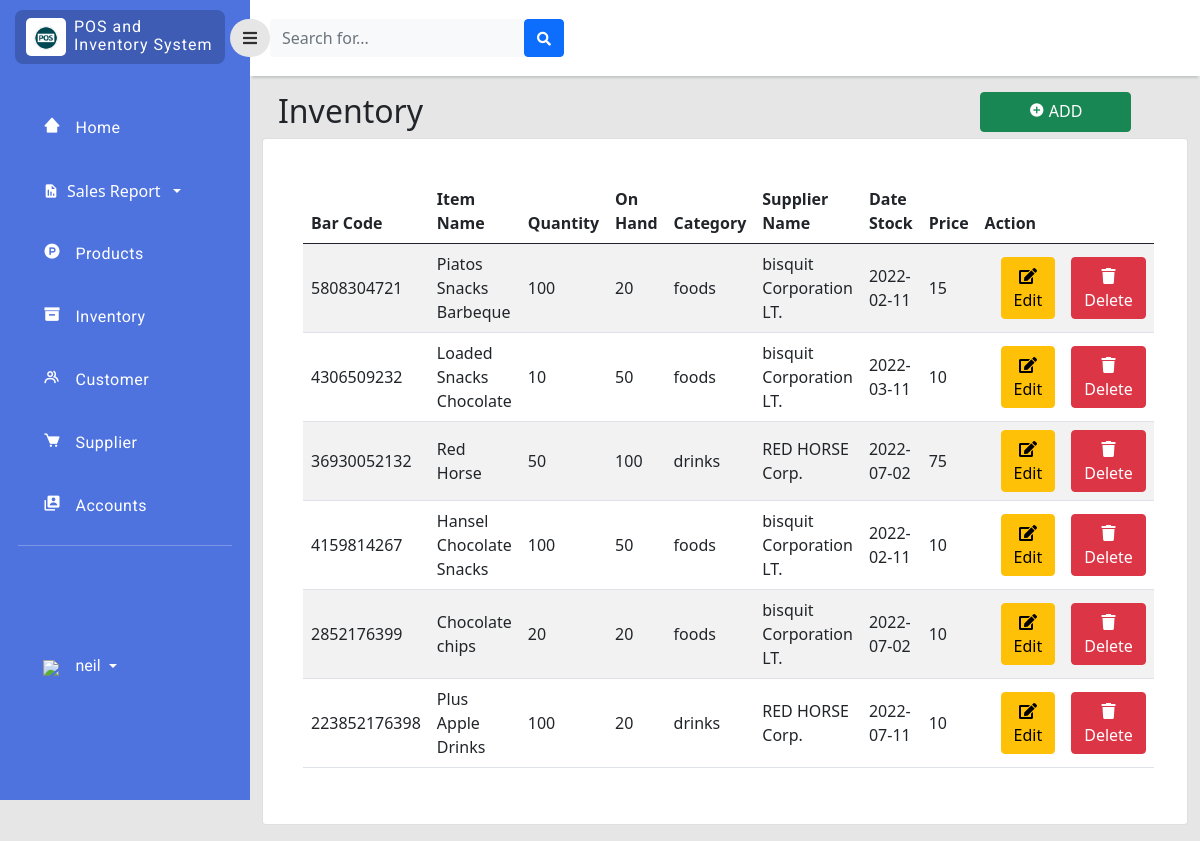
Page /php/inventory.php (signed in) on the earlier database version.
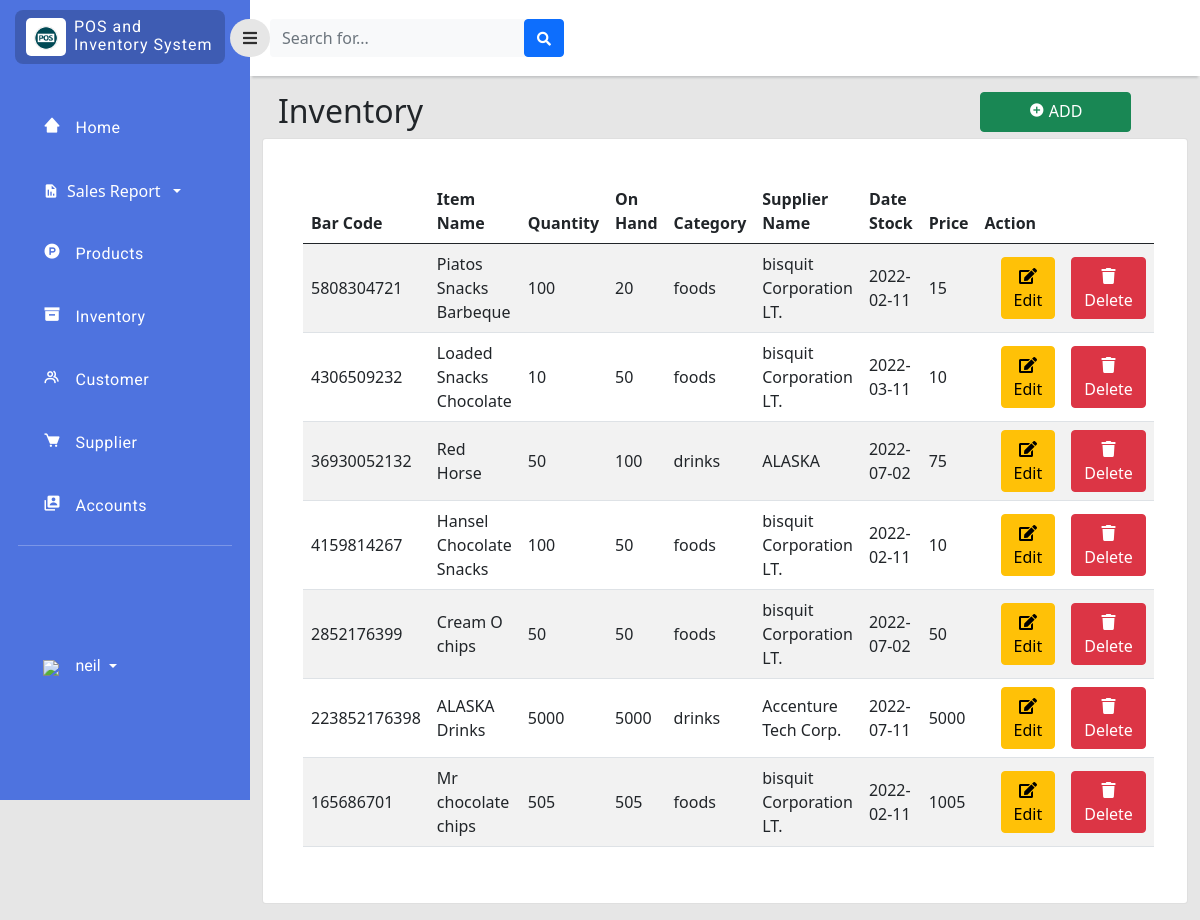
Same page on the later database version.
### tables this page shows
CREATE TABLE `inventory` (
  `item_id` bigint(11) NOT NULL,
  `bar_code` bigint(11) NOT NULL,
  `item_name` varchar(255) NOT NULL,
  `quantity` int(11) NOT NULL,
  `price` double NOT NULL,
  `srp` double NOT NULL,
  `on_hand` int(11) NOT NULL,
  `category_id` int(11) NOT NULL,
  `supplier_id` int(11) NOT NULL,
  `stock_in` date NOT NULL
);

CREATE TABLE `category` (
  `category_id` int(11) NOT NULL,
  `category_name` enum('foods','drinks') NOT NULL
);

CREATE TABLE `supplier` (
  `supplier_id` int(11) NOT NULL,
  `company_name` varchar(255) NOT NULL,
  `location_id` int(255) NOT NULL,
  `phone_no` int(11) NOT NULL
);

### php/inventory.php (the view, shortened to what this page needs)
<?php
include 'connection.php';
?>
<!doctype html>
<html lang="en">
  <head>
    <link href="https://cdn.jsdelivr.net/npm/bootstrap@5.0.2/dist/css/bootstrap.min.css" rel="stylesheet"
>
    <link rel="stylesheet" type="text/css" href="../style/dash.css">
    <link
      href="https://cdnjs.cloudflare.com/ajax/libs/font-awesome/5.15.1/css/all.min.css"
      rel="stylesheet"
    />
    <link href='https://unpkg.com/boxicons@2.1.2/css/boxicons.min.css' rel='stylesheet'>
    </head>
    <body>
    <div class="page">
        <div class="sidebar">
            <div class="sidebar-header">
                <div class="sidebar-logo-container">
                    <div class="logo-container">
                        <img class="logo-sidebar" src="../image/logo.png" />
                    </div>
                    <div class="sys-name-container mt-2">
                        <p class="sys-name">
                            POS and <br>
                            <span class="brand-subname">
                            Inventory System
                            </span>
                        </p>
                    </div>
                </div>
            </div>
            <div class="sidebar-body">
                <ul class="navigation-list">
                    <li class="navigation-list-item">
                        <a class="navigation-link" href="dashboard.php">
                            <div class="row">
                                <div class="col-2">
                                    <i class='bx bxs-home-alt-2'></i>
                                </div>
                                <div class="col-9">
                                    Home
                                </div>
                            </div>
                        </a>
                    </li>
                   <li class="navigation-list-item">
                        <a href="#submenu1" data-bs-toggle="collapse" class="d-flex align-items-center text-white text-decoration-none dropdown-toggle" >
                            <i class='bx bxs-report bi'></i><span class="mx-2 text-white">Sales Report</span></a>
                    </li>
                    <li class="navigation-list-item">
                        <a class="navigation-link" href="product.php">
                            <div class="row">
                                <div class="col-2">
                                    <i class='bx bxl-product-hunt' ></i>
                                </div>
                                <div class="col-9">
                                    Products
                                </div>
                            </div>
                        </a>
                    </li>
                     <li class="navigation-list-item">
                        <a class="navigation-link" href="inventory.php">
                            <div class="row">
                                <div class="col-2">
                                    <i class='bx bxs-box'></i>
                                </div>
                                <div class="col-9">
                                    Inventory
                                </div>
                            </div>
                        </a>
                    </li>
                    <li class="navigation-list-item">
                        <a class="navigation-link" href="customer.php">
                            <div class="row">
                                <div class="col-2">
                                    <i class='bx bx-group'></i>
                                </div>
                                <div class="col-9">
                                    Customer
                                </div>
                            </div>
                        </a>
                    </li>
                    <li class="navigation-list-item">
                        <a class="navigation-link" href="supplier.php">
                            <div class="row">
                                <div class="col-2">
                                    <i class='bx bxs-cart' ></i>
                                </div>
                                <div class="col-9">
                                    Supplier
                                </div>
                            </div>
                        </a>
                    </li>
                    <li class="navigation-list-item">
                        <a class="navigation-link" href="user_manager.php">
                            <div class="row">
                                <div class="col-2">
                                    <i class='bx bxs-user-account'></i>
                                </div>
                                <div class="col-9">
                                    Accounts
                                </div>
                            </div>
                        </a>
                    </li>
                    <hr style="color:rgb(255, 255, 255);margin-top:10px;">
                    <li class="navigation-list-item" style="margin-top: 45%;">
                        <div class="dropdown pb-1">
                            <a href="#" class="d-flex align-items-center text-white text-decoration-none dropdown-toggle" id="dropdownUser1" data-bs-toggle="dropdown" aria-expanded="false">
                                <div class="col-2">
                                    <img src="../image/user_35px.png" />
                                </div>
                                <span class="d-none d-sm-inline mx-1"><?php echo $_SESSION["username"];  ?></span>
                            </a>
                        </div>
                    </li>
                </ul>
            </div>
        </div>
        <div class="content">
            <div class="navigationBar">
                <button id="sidebarToggle" class="btn sidebarToggle">
                    <i class="fas fa-bars"></i>
                </button>
                <form class="d-none d-sm-inline-block form-inline mr-auto ml-md-3 my-2 my-md-0 mw-100 navbar-search">
                    <div class="input-group">
                        <input type="text" class="form-control bg-light border-0 small" placeholder="Search for..."aria-label="Search" aria-describedby="basic-addon2">
                        <div class="input-group-append">
                            <button class="btn btn-primary" type="button">
                                <i class="fas fa-search fa-sm"></i>
                            </button>
                        </div>
                    </div>
                </form>
            </div>
            <div class="col py-3 d-flex justify-content-center overflow-auto">
                 <div class="container-fluid">
                <div class="row">
                        <div class="col d-flex justify-content">
                            <br>
                            <div class="w-50">
                                <h2 class="text-dark text-start ps-3 ">Inventory </h2>
                            </div>
                            <div class="position-left w-50">
                                <button type="button" class="btn btn-success px-5 pb-2" data-bs-toggle="modal" data-bs-target="#create" style="margin-left: 55%;"><b><i class='bx bxs-plus-circle'></i> </b> ADD</button>
                            </div>
                        </div>
                    </div>
                    <div class="row">
                        <div class="col ">
                            <div class="card">
                                <div class="card-body rounded-3 m-4 table-responsive-sm">
                                    <table class="table table-striped align-middle">
                                        <thead>
                                            <tr>
                                                <th scope="col">Bar Code</th>
                                                <th scope="col">Item Name</th>
                                                <th scope="col">Quantity</th>
                                                <th scope="col">On Hand</th>
                                                <th scope="col">Category</th>
                                                <th scope="col">Supplier Name</th>
                                                <th scope="col">Date Stock</th>
                                                <th scope="col">Price</th>
                                                <th scope="col">Action</th>
                                            </tr>
                                        </thead>
                                        <tbody>
                                            <?php
                                            $query_run = mysqli_query($con,"SELECT * FROM inventory");
                                            $sql_run = mysqli_query($con,"SELECT * FROM category,inventory WHERE(category.category_id=inventory.category_id)");
                                            $sup_run = mysqli_query($con,"SELECT * FROM supplier,inventory WHERE(supplier.supplier_id=inventory.supplier_id)");
                                            while ($row=mysqli_fetch_assoc($query_run) AND $rows=mysqli_fetch_assoc($sql_run) AND $raw=mysqli_fetch_assoc($sup_run)) { ?>
                                            <tr>
                                                <td><?php echo $row['bar_code'];  ?></td>
                                                <td><?php echo $row['item_name'];  ?></td>
                                                <td ><?php echo $row['quantity'];  ?></td>
                                                <td><?php echo $row['on_hand'];  ?></td>
                                                <td ><?php echo $rows['category_name'];  ?></td>
                                                <td><?php echo $raw['company_name'];  ?></td>
                                                <td><?php echo $row['stock_in'];  ?></td>
                                                <td ><?php echo $row['price'];  ?></td>
                                                <td>
                                                    <div class="d-flex flex-row justify-content-center">
                                                        <button class="btn btn-warning editbtn mx-3" data-toggle="modal" type="button"><i class="fas fa-edit" data-toggle="tooltip" title="edit"></i>Edit</button>
                                                        <button class="btn btn-danger deletebtn" data-toggle="modal" type="button"><i class="fas fa-trash" data-toggle="tooltip" title="edit"></i>Delete</button>
                                                </td>
                                            </tr>
                                        <?php }  ?>
                                        </tbody>
                                    </table>
                                </div>
                            </div>
                        </div>
                    </div>
                </div>
            </div>
        </div>
    </div>
</body>
</html>

### style/dash.css (style rules this page uses)
body { background-color: #e6e6e6; }
.page .sidebar { background: rgb(78, 115, 223); position: fixed; top: 0; left: 0; width: 250px; height: 100vh; overflow-y: auto; overflow-x: hidden; transition: all 0.3s ease; }
.page .content { margin-left: 250px; transition: all 0.3s ease; }
.navigationBar { background-color: white; height: 50px; display: flex; padding: 38px 0px; align-items: center; box-shadow: 0 4px 2px -2px #c5c6c7; }
.sidebarToggle { font-size: 16px; color: rgb(0, 0, 0, 0.8); margin-left: -20px; z-index: 999; border-radius: 50px; background-color: #e6e6e6; transition: all 0.3s ease; outline: none!important; box-shadow: none!important; }
.sidebar-header { padding: 10px 25px 10px 15px; }
.sidebar-logo-container { background-color: rgb(0, 0, 0, 0.2); border-radius: 8px; padding-left: 3px; display: flex; }
.logo-container { max-width: 40px; background-color: #fff; border-radius: 5px; margin: 8px; padding: 6px 8px; }
.logo-sidebar { width: 100%; height: auto; }
.sys-name { color: white; margin: 0px; line-height: 1.1rem; font-size: 16px; letter-spacing: 1px; font-family: 'Roboto', sans-serif; }
.navigation-list { list-style-type:none; padding: 0px 18px; margin-top: 30px; }
.navigation-list-item { padding: 12px 18px 12px 25px; margin: 15px 0px; border-radius: 8px; }
.navigation-link { color: #fff; letter-spacing: 0.5px; font-weight: 400; text-decoration: none; font-size: 16px; font-family: 'Roboto', sans-serif; }
.navigation-link i { font-size: 18px; color: #fff; }
.navigation-list-item .dropdown span { text-decoration: none; font-size: 16px; font-family: 'Roboto', sans-serif; }

Differences in the rows shown:
changed through a linked row, inventory "Red Horse": supplier.company_name "RED HORSE Corp." → "ALASKA"
changed inventory: item_name "Chocolate chips" → "Cream O chips"; quantity "20" → "50"; on_hand "20" → "50"; price "10" → "50"
changed inventory: item_name "Plus Apple Drinks" → "ALASKA Drinks"; quantity "100" → "5000"; on_hand "20" → "5000"; supplier.company_name "RED HORSE Corp." → "Accenture Tech Corp."; price "10" → "5000"
added inventory: bar_code "165686701", item_name "Mr chocolate chips", quantity "505", on_hand "505", category.category_name "foods", supplier.company_name "bisquit Corporation LT.", stock_in "2022-02-11", price "1005"
